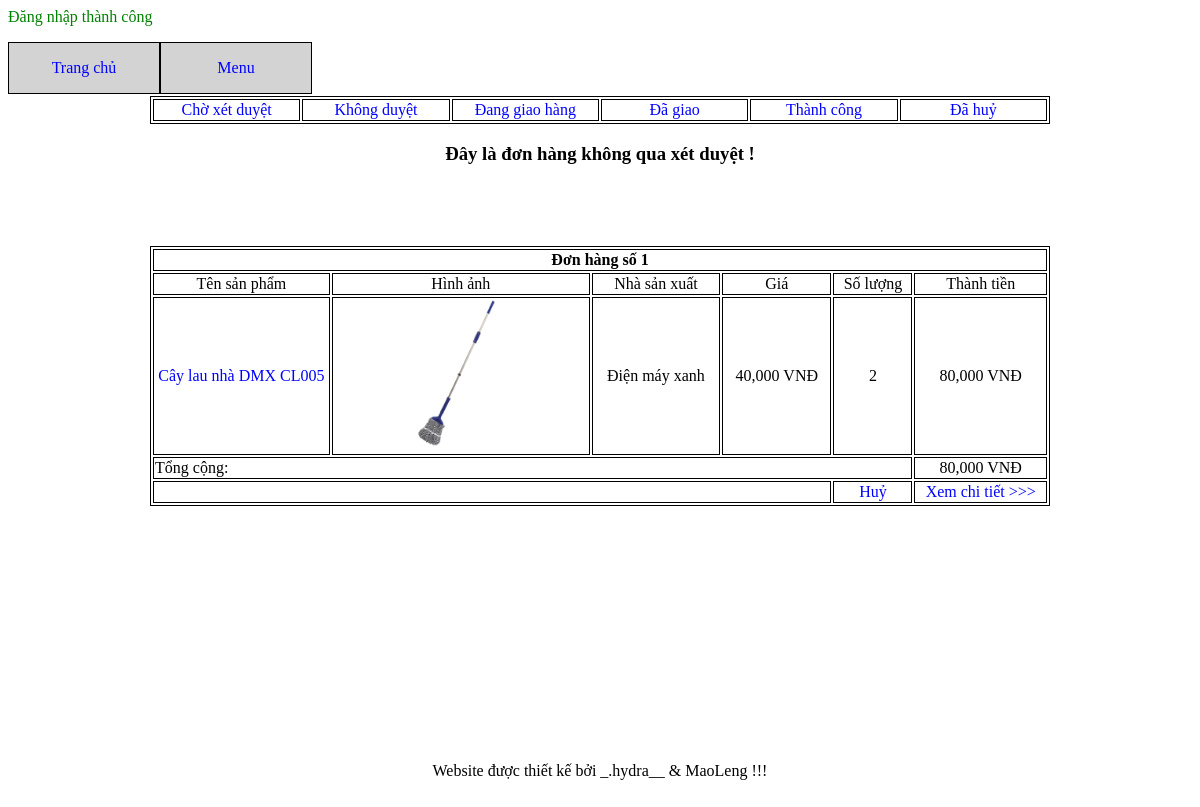
/order.php?status=3 (signed in), run on an earlier commit of the app's database.
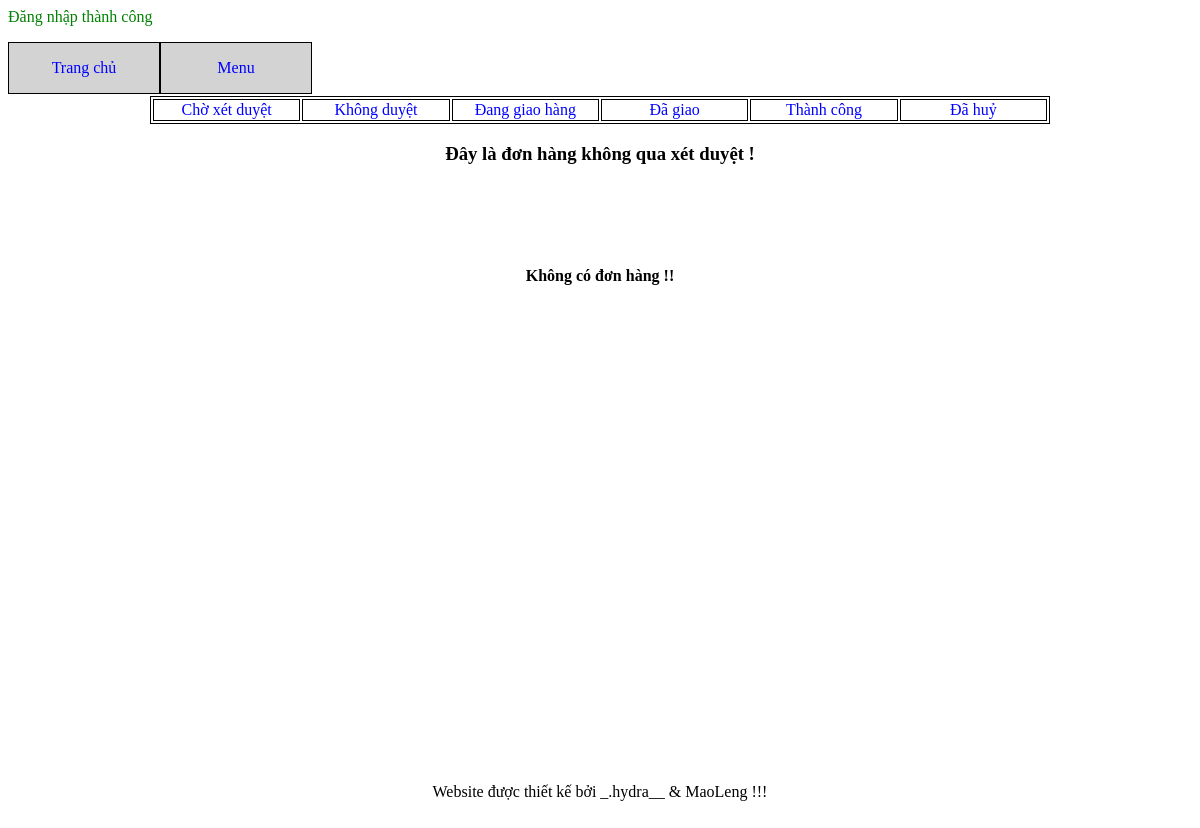
And on a later commit of the database.
### tables this page shows
CREATE TABLE `receipts` (
  `id` int NOT NULL,
  `customer_id` int NOT NULL,
  `order_time` timestamp NOT NULL DEFAULT CURRENT_TIMESTAMP,
  `receiver_id` varchar(50) DEFAULT NULL,
  `note` mediumtext,
  `status` int NOT NULL,
  `total` int DEFAULT NULL
);

CREATE TABLE `receipt_detail` (
  `receipt_id` int NOT NULL,
  `product_id` int NOT NULL,
  `quantity` tinyint NOT NULL
);

CREATE TABLE `products` (
  `id` int NOT NULL,
  `name` varchar(200) NOT NULL,
  `description` mediumtext NOT NULL,
  `price` int NOT NULL,
  `image` varchar(200) NOT NULL,
  `manufacturer_id` int NOT NULL
);

CREATE TABLE `manufacturers` (
  `id` int NOT NULL,
  `name` varchar(200) NOT NULL,
  `address` varchar(200) NOT NULL,
  `phone` varchar(15) NOT NULL,
  `image` varchar(200) NOT NULL
);

### order.php (the view, shortened to what this page needs)
<!DOCTYPE html>
<html>
<head>
</head>
<body>
	<?php
	require 'announce.php';
	?>
	<div id="div_tong">
		<?php require 'menu.php'; ?>
		<div id="div_tren">
			<table class="border" width="900px">
				<tr>
					<td width="16.6%">
						<a href="order.php?status=2">Chờ xét duyệt</a>
					</td>
					<td width="16.6%">
						<a href="order.php?status=3">Không duyệt</a>
					</td>
					<td width="16.6%">
						<a href="order.php?status=4">Đang giao hàng</a>
					</td>
					<td width="16.6%">
						<a href="order.php?status=5">Đã giao</a>
					</td>
					<td width="16.6%">
						<a href="order.php?status=6">Thành công</a>
					</td>
					<td width="16.6%">
						<a href="order.php?status=7">Đã huỷ</a>
					</td>
				</tr>
			</table>
			<?php
			if (empty($_GET['status'])) {
				$status = 2;
			} else {
				$status = $_GET['status'];
			}
			switch ($status) {
				?>
				<?php
				case '3':
				?>
				<h3>
					Đây là đơn hàng không qua xét duyệt !
				</h3>
				<?php
				break;
				?>
				<?php
			}
			?>
		</div>
		<div id="div_giua" >
			<?php
			require 'connect.php';
			$customer_id = $_SESSION['customer_id'];
			$sql = "select * from receipts where customer_id = '$customer_id' and status = '$status'";
			$result = mysqli_query($connect,$sql);
			$rows = mysqli_num_rows($result);
			if ($rows == 0) {
				?>
				<h4 class="center">
					Không có đơn hàng !!
				</h4>
				<?php
			} else {
				$num = 0;
				foreach ($result as $receipt):
					$num ++;
					$receipt_id = $receipt['id'];
					$sql = "select
					receipt_detail.*,
					products.name as name,
					products.price as price,
					products.image as image,
					manufacturers.name as manufacturer_name,
					receipts.total as total
					from receipt_detail
					join receipts on receipts.id = receipt_detail.receipt_id
					join products on products.id = receipt_detail.product_id
					join manufacturers on manufacturers.id = products.manufacturer_id
					where receipt_id = '$receipt_id'";
					$result = mysqli_query($connect,$sql);
					$order = mysqli_fetch_array($result);
					$total = $order['total'];
					?>
					<table class="border" width="900px">
						<tr>
							<th colspan="6">
								<?php echo "Đơn hàng số " . $num ?>
							</th>
						</tr>
						<tr>
							<td width="20%">
								Tên sản phẩm
							</td>
							<td>
								Hình ảnh
							</td>
							<td>
								Nhà sản xuất
							</td>
							<td>
								Giá
							</td>
							<td>
								Số lượng
							</td>
							<td width="15%">
								Thành tiền
							</td>
						</tr>
						<?php
						foreach ($result as $each):
							$sum = $each['price'] * $each['quantity'];
							?>
							<tr>
								<td>
									<a href="product_detail.php?id=<?php echo $each['product_id'] ?>">
										<?php echo $each['name'] ?>
									</a>
								</td>
								<td>
									<img width="200px" height="150px" src="admin/products/<?php echo $each['image']; ?>">
								</td>
								<td>
									<?php echo $each['manufacturer_name'] ?>
								</td>
								<td>
									<?php echo number_format($each['price']) ?> VNĐ
								</td>
								<td>
									<?php echo $each['quantity'] ?>
								</td>
								<td>
									<?php echo number_format($sum)?> VNĐ
								</td>
							</tr>
						<?php endforeach ?>
						<tr>
							<td colspan="5" class="left" >
								Tổng cộng:
							</td>
							<td>
								<?php
								echo number_format($total ) . " VNĐ";
								?>
							</td>
						</tr>
						<tr>
							<td colspan="4">
							</td>
							<td>
								<?php
								switch ($status) {
									case '2':
									case '3':
									?>
									<a href="delete_order.php?id=<?php echo $receipt_id ?>&status=<?php echo $status ?>">
										Huỷ
									</a>
									<?php
									break;
									?>
									<?php
								}
								?>
							</td>
							<td>
								<a href="order_detail.php?id=<?php echo $each['receipt_id'] ?>">
									Xem chi tiết >>>
								</a>
							</td>
						</tr>
					</table>
					<br>
					<br>
					<?php
				endforeach;
			} ?>
		</div>
		<div id="div_duoi">
			<?php
			require 'footer.php';
			?>
		</div>
	</div>
</body>
</html>

### announce.php (shortened to what this page needs)
	<?php
if (isset($_SESSION['success'])) {
	?>
	<span class="success">
		<?php echo $_SESSION['success'] ?>
	</span>
	<?php
}
?>

### menu.php (shortened to what this page needs)
<ul>
	<li>
		<a href="index.php">
			<p>
				Trang chủ
			</p>
		</a>
	</li>
	<li>
		<a href="#">
			<p>
				Menu
			</p>
		</a>
	</li>
</ul>
<br>
<br>
<br>

### footer.php
<p>
	Website được thiết kế bởi _.hydra__ & MaoLeng !!!
</p>

### order.php (style rules this page uses)
th, td { border: 1px solid black; text-align: center; }

### menu.php (style rules this page uses)
a { text-decoration: none; }
a:link { color: blue; }
ul { list-style-type: none; padding: 0; }
ul li { float: left; position: relative; background: lightgray; width: 150px; border: 1px solid black; height: 50px; }
#div_tong { min-height: 800px; max-height: 6000px; position: relative; }
#div_tren { text-align: center; height: 150px; }
#div_giua { min-height: 500px; max-height: 4900px; }
#div_duoi { height: 100px; text-align: center; position: relative; bottom: 0px; }
p { text-align: center; }
.center { text-align: center; }
.border { border: 1px solid black; }
table { margin: auto ; }
.success { color: green; }
.left { text-align: left; }

What changed in the data, as far as the page shows it:
removed receipts: total "80,000"
removed receipt_detail: product.name "Cây lau nhà DMX CL005", product.image (picture), manufacturers.name "Điện máy xanh", product.price "40,000", quantity "2", sum "80,000"
Also different on the page:
text now shown: "Không có đơn hàng !!"
